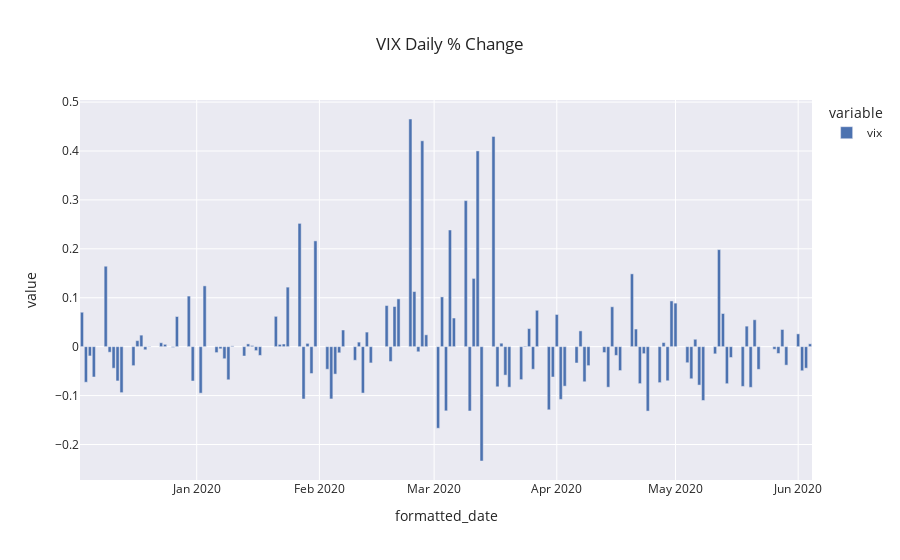

The notebook cell this image was saved under:
### Markdown cell above
#### Charts n Stuff

### Code cell
vix_fig = px.bar(df_pct[["vix"]], template="seaborn", title="VIX Daily % Change")
vix_fig.show()
